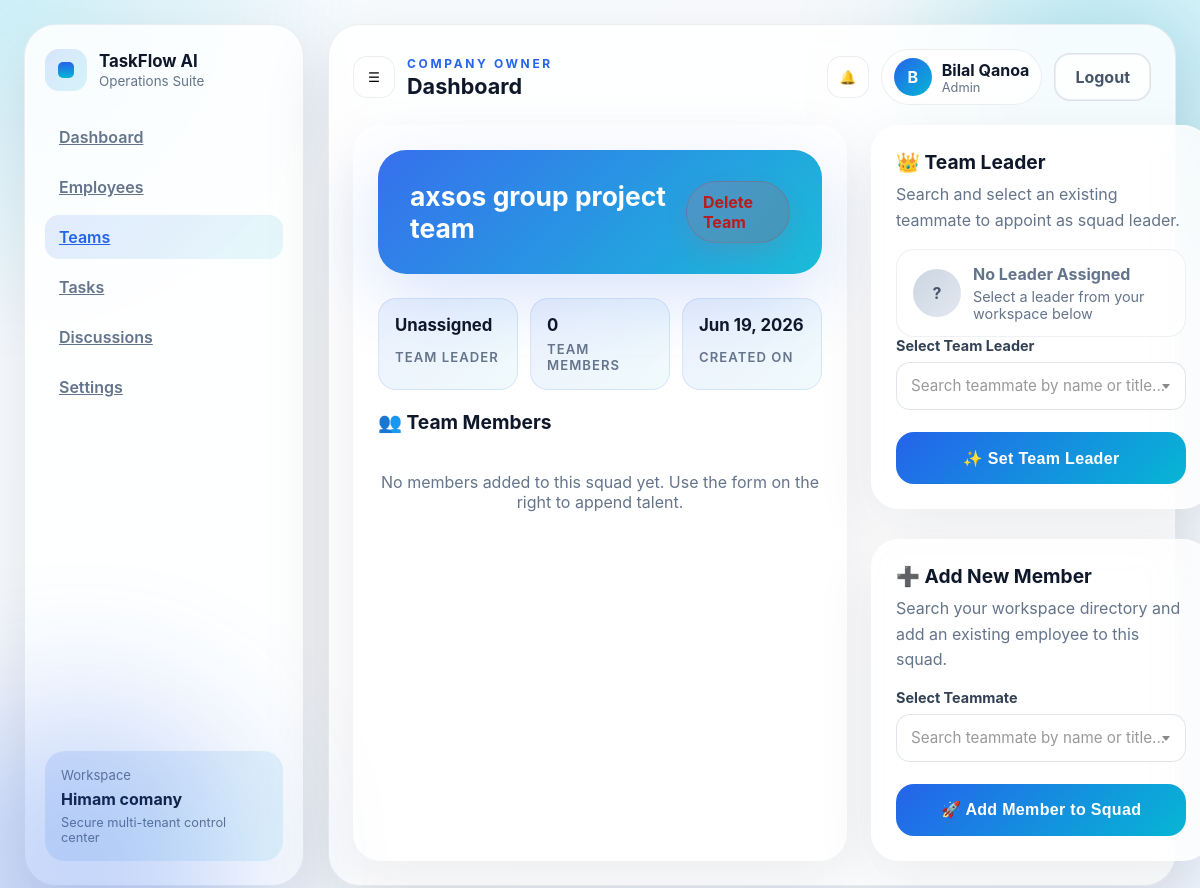
The page /dashboard/teams/2/ (signed in) on the database as committed earlier.
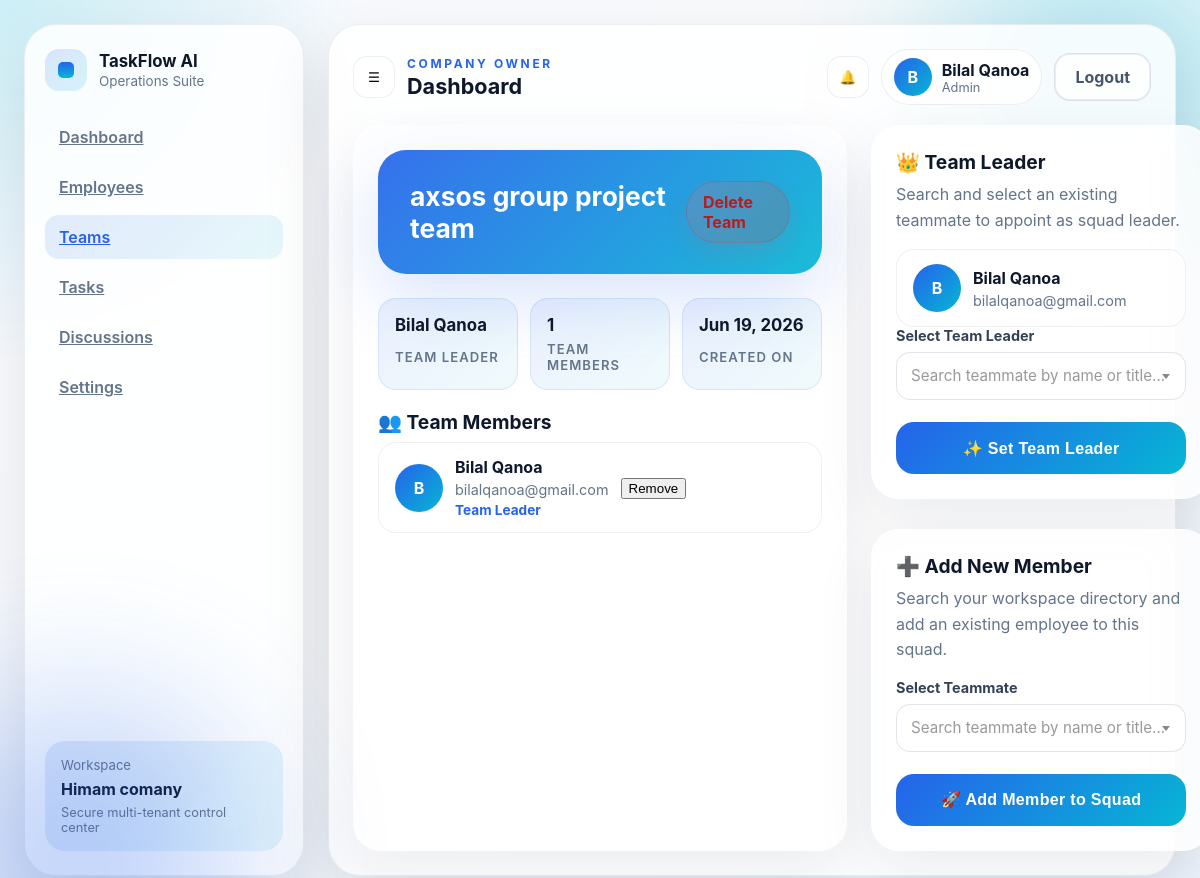
The same page on the database as committed later.
### accounts/models.py (models this page shows, shortened)
class User(AbstractUser):
    ROLE_CHOICES = [
        ('company', 'Company Owner'),
        ('team_leader', 'Team Leader'),
        ('member', 'Member'),
    ]
    role = models.CharField(max_length=20, choices=ROLE_CHOICES)
    job_title = models.CharField(max_length=120, blank=True, default='')
    company = models.ForeignKey(
        'companies.Company',
        on_delete=models.SET_NULL,
        null=True,
        blank=True,
        related_name='users'
    )

### companies/models.py (models this page shows, shortened)
class TeamMembership(models.Model):
    team = models.ForeignKey(Team, on_delete=models.CASCADE, related_name='memberships')
    user = models.ForeignKey(User, on_delete=models.CASCADE, related_name='team_memberships')
    role = models.CharField(max_length=120, blank=True, default='Member')
    joined_at = models.DateTimeField(default=timezone.now)
    class Meta:
        unique_together = ('team', 'user')
        ordering = ['joined_at', 'user__first_name', 'user__last_name']

### dashboard/views.py (the view)
# urls.py: path('teams/<int:pk>/', views.TeamDetailView.as_view(), name='team_detail'),
class TeamDetailView(LoginRequiredMixin, DetailView):
    model = Team
    template_name = 'dashboard/team_detail.html'
    context_object_name = 'team'
    login_url = 'accounts:login'
    def get_queryset(self):
        company = getattr(self.request.user, 'owned_company', None) or getattr(self.request.user, 'company', None)
        return Team.objects.filter(company=company).prefetch_related('memberships__user', 'team_leader')
    def get_context_data(self, **kwargs):
        context = super().get_context_data(**kwargs)
        company = getattr(self.request.user, 'owned_company', None) or getattr(self.request.user, 'company', None)
        team = self.object
        team_memberships = team.memberships.select_related('user').order_by('joined_at', 'user__first_name', 'user__last_name')
        member_pks = list(team_memberships.values_list('user_id', flat=True))
        team_leader_name = team.team_leader.get_full_name() or team.team_leader.username if team.team_leader else 'Unassigned'
        company_employee_qs = User.objects.filter(company=company, is_active=True).order_by(
            'first_name', 'last_name', 'username',
        )
        available_leaders = company_employee_qs.filter(role='team_leader')
        available_employees = company_employee_qs.exclude(pk__in=member_pks).filter(role__in=['team_leader', 'member'])
        context.update({
            'team_leader': team.team_leader,
            'team_leader_name': team_leader_name,
            'team_members': team_memberships,
            'company_employees': company_employee_qs,
            'available_leaders': available_leaders,
            'available_employees': available_employees,
            'company': company,
            'user': self.request.user,
        })
        return context

### templates/dashboard/team_detail.html (shortened to what the changed rows need)
{% extends 'dashboard/base.html' %}
{% load static %}
{% block extra_css %}
<link rel="stylesheet" href="https://cdn.jsdelivr.net/npm/select2@4.1.0-rc.0/dist/css/select2.min.css">
{% endblock extra_css %}
{% block content %}
<div class="detail-wrapper">
    <main class="glass-panel">
        <div class="team-hero-header">
            <h1>{{ team.name }} team</h1>
        </div>
        <div class="team-summary-grid">
            <div class="summary-pill">
                <strong>
                    {% if team_leader %}
                    {{ team_leader.get_full_name|default:team_leader.username }}
                    {% else %}
                    Unassigned
                    {% endif %}
                </strong>
                <span>Team Leader</span>
            </div>
            <div class="summary-pill">
                <strong>{{ team_members.count }}</strong>
                <span>Team Members</span>
            </div>
        </div>
        <div class="team-roster-section">
            <h2 class="section-headline">👥 Team Members</h2>
            <div class="roster-grid">
                {% for membership in team_members %}
                <div class="roster-card">
                    <div class="avatar-sphere">
                        {{ membership.user.get_full_name|default:membership.user.username|first|upper }}
                    </div>
                    <div class="profile-details">
                        <p class="profile-name">{{ membership.user.get_full_name|default:membership.user.username }}</p>
                        <p class="profile-sub">{{ membership.user.email }}</p>
                        <p class="profile-role">
                            {% if team_leader and membership.user_id == team_leader.pk %}
                            Team Leader
                            {% else %}
                            {{ membership.role|default:'Member' }}
                            {% endif %}
                        </p>
                    </div>
                    <form method="POST"
                        action="{% url 'dashboard:remove_team_member' team_id=team.pk user_id=membership.user_id %}"
                        class="inline-action-form">
                        <button type="submit" class="btn-glass-secondary">Remove</button>
                    </form>
                </div>
                {% empty %}
                <div class="empty-roster-state">
                    No members added to this squad yet. Use the form on the right to append talent.
                </div>
                {% endfor %}
            </div>
        </div>
    </main>
    <aside class="team-side-column">
        <div class="glass-panel team-leader-panel">
            <h2 class="section-headline">👑 Team Leader</h2>
            <div class="profile-display-card">
                {% if team_leader %}
                <div class="avatar-sphere">
                    {{ team_leader.get_full_name|default:team_leader.username|first|upper }}
                </div>
                <div class="profile-details">
                    <p class="profile-name">{{ team_leader.get_full_name|default:team_leader.username }}</p>
                    <p class="profile-sub">{{ team_leader.email }}</p>
                </div>
                {% else %}
                <div class="avatar-sphere empty">?</div>
                <div class="profile-details">
                    <p class="profile-name empty-leader-text">No Leader Assigned</p>
                    <p class="profile-sub">Select a leader from your workspace below</p>
                </div>
                {% endif %}
            </div>
        </div>
        <div class="glass-panel add-member-panel">
            <h2 class="section-headline">➕ Add New Member</h2>
        </div>
    </aside>
</div>
{% endblock content %}

Rows that differ between the two databases and show on the page:
now on this page (row unchanged): User: get_full_name "Bilal Qanoa", get_full_name|first "B", email "bilalqanoa@gmail.com"
added TeamMembership: user.get_full_name|first "B", user.get_full_name "Bilal Qanoa", user.email "bilalqanoa@gmail.com", shows "Team Leader"
Other text that changed with them:
{{ team_members.count }}: "0" → "1"
text no longer shown: "Unassigned No members added to this squad yet. Use the form on the right to append talent. ? No Leader Assigned Select a leader from your workspace below"
